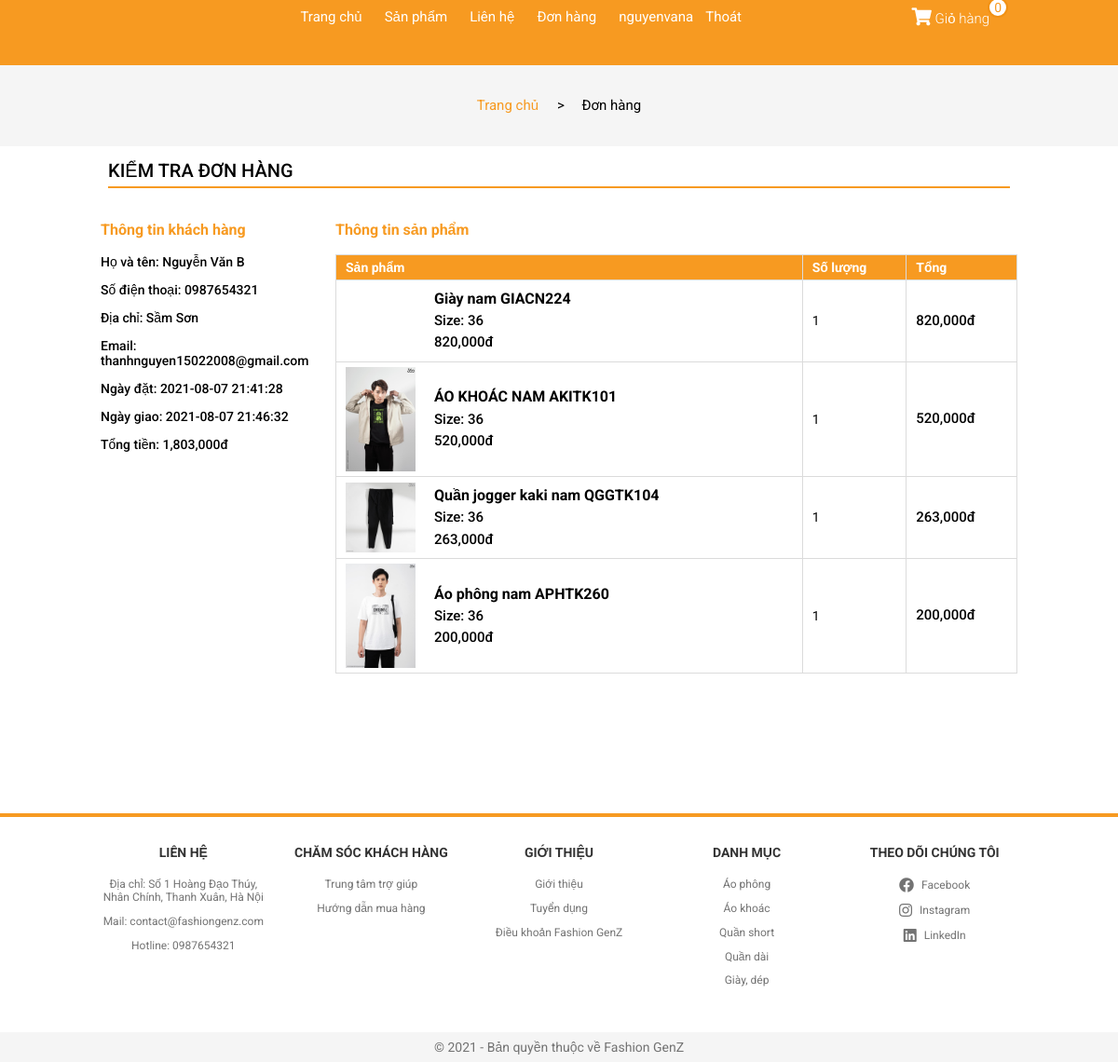
The page /?controller=chitietdonhang&id=227934 (signed in) on the database its author committed.
### tables this page shows
CREATE TABLE `user_info` (
  `id` int(11) NOT NULL,
  `username` varchar(50) DEFAULT NULL,
  `password` varchar(50) DEFAULT NULL,
  `fullname` varchar(100) DEFAULT NULL,
  `email` varchar(100) DEFAULT NULL,
  `phone` varchar(20) DEFAULT NULL,
  `address` varchar(200) DEFAULT NULL,
  `code` int(11) DEFAULT NULL
);

CREATE TABLE `user_order` (
  `id` int(11) NOT NULL,
  `fullname` varchar(100) DEFAULT NULL,
  `address` varchar(200) DEFAULT NULL,
  `email` varchar(100) DEFAULT NULL,
  `phone` varchar(20) DEFAULT NULL,
  `amount` int(11) DEFAULT NULL,
  `status` int(11) DEFAULT NULL,
  `time_order` datetime DEFAULT NULL,
  `time_delivered` datetime DEFAULT NULL,
  `user_id` int(11) DEFAULT NULL
);

CREATE TABLE `user_order_detail` (
  `id` int(11) NOT NULL,
  `order_id` int(11) DEFAULT NULL,
  `product_id` int(11) DEFAULT NULL,
  `qty` int(11) DEFAULT NULL,
  `price` int(11) DEFAULT NULL,
  `amount` int(11) DEFAULT NULL,
  `size` varchar(10) DEFAULT NULL
);

CREATE TABLE `product` (
  `id` int(11) NOT NULL,
  `name` varchar(200) DEFAULT NULL,
  `price` int(11) DEFAULT NULL,
  `image` varchar(200) DEFAULT NULL,
  `description` varchar(1000) DEFAULT NULL,
  `qty` int(11) DEFAULT NULL,
  `catalog` int(11) DEFAULT NULL,
  `total_rate` float DEFAULT NULL,
  `rate_times` int(11) DEFAULT NULL,
  `image2` varchar(200) DEFAULT NULL,
  `image3` varchar(200) DEFAULT NULL,
  `image4` varchar(200) DEFAULT NULL
);

### View/V-chitietdonhang.php (the view, shortened to what the rows shown need)
<!DOCTYPE html>
<html lang="en">
<head>
    <link rel="stylesheet" href="./Assets/Css/grid.css">
    <link rel="stylesheet" href="./Assets/Css/responsive.css">
    <link rel="stylesheet" href="./Assets/Css/main.css">
    <link rel="stylesheet" href="./Assets/Css/base.css">
    <link rel="stylesheet" href="https://cdnjs.cloudflare.com/ajax/libs/normalize/8.0.1/normalize.min.css" />
    <link rel="stylesheet" href="./Assets/Fonts/fontawesome-free-5.15.3-web/css/all.min.css">
</head>
<body>
        <div class="app">
            <header class="header">
                <div class="grid wide">
                    <nav class="header__navbar">
                        <ul class="header__navbar-list hide-on-mobile-tablet">
                            <li class="header__navbar-item">
                                <a href="?controller=trangchu" class="header__navbar-link">
                                    Trang chủ
                                </a>
                            </li>
                            <li class="header__navbar-item header__navbar-item-has-category">
                                <a href="?controller=sanpham" class="header__navbar-link">
                                    Sản phẩm
                                </a>
                            </li>
                            <li class="header__navbar-item">
                                <a href="?controller=lienhe" class="header__navbar-link">
                                    Liên hệ
                                </a>
                            </li>
                            <li class="header__navbar-item">
                                <a href="?controller=donhang" class="header__navbar-link">
                                    Đơn hàng
                                </a>
                            </li>
                            <?php
                                if(isset($_SESSION['customer']) && $_SESSION['customer'] != NULL){
                            ?>
                            <li class="header__navbar-item">
                               <a href="?controller=thongtinkhachhang" style="margin-left: 12px;
                                                  text-decoration: none;
                                                  padding: 0 6px;
                                                  font-size: 1.5rem;
                                                  color: var(--white-color);"> <?php echo $user[0]['username']?></a><a href="?controller=dangxuat" style="margin-left: 1px;" class="header__navbar-link">Thoát</a>
                            </li>
                            <?php } ?>
                        </ul>
                        <div class="header__navbar-cart">
                         <div class="header__navbar-cart-wrap">
                         <span class="header__navbar-cart-qty"><?php echo $_SESSION['qty'] ?></span>
                                <a href="?controller=giohang" class="header__navbar-cart-link">
                                    <i class="header__navbar-cart-icon fas fa-shopping-cart"></i>
                                    Giỏ hàng
                                </a>
                            </div>
                        </div>
                    </nav>
                </div>
            </header>
            <div class="content">
                <div class="account">
                    <div class="grid">
                        <div class="account__location">
                            <div>
                                <a class="accout__location-home" href="?controller=trangchu">Trang chủ</a>
                            </div>
                            <div>
                                <p class="accout__location-current"> > &nbsp;&nbsp;&nbsp; Đơn hàng</p>
                            </div>
                        </div>
                    </div>
                    <div class="grid wide">
                        <div class="row">
                            <div class="col l-12 m-12 c-12">
                            <div class="account__heading">Kiểm tra đơn hàng</div>
                                <div style="margin-top: 20px; margin-bottom: 50px;" class="row">
                                    <div class="col l-3 m-12 c-12">
                                        <div class="package__info-user">
                                            <h3 class="package__info-user-heading">Thông tin khách hàng</h3>
                                            <p class="package__info-user-show">Họ và tên: <?php echo $package[0]['fullname'] ?></p>
                                            <p class="package__info-user-show">Số điện thoại: <?php echo $package[0]['phone'] ?></p>
                                            <p class="package__info-user-show">Địa chỉ: <?php echo $package[0]['address'] ?></p>
                                            <p class="package__info-user-show">Email: <?php echo $package[0]['email'] ?></p>
                                            <p class="package__info-user-show">Ngày đặt: <?php echo $package[0]['time_order'] ?></p>
                                            <p class="package__info-user-show">Ngày giao: <?php echo $package[0]['time_delivered'] ?></p>
                                            <p class="package__info-user-show">Tổng tiền: <?php echo number_format($package[0]['amount']) ?>đ</p>
                                        </div>
                                    </div>
                                    <div class="col l-9 m-12m c-12">
                                        <h3 class="package__info-user-heading">Thông tin sản phẩm</h3>
                                        <div class="cart-table">
                                            <table>
                                                <thead>
                                                    <tr>
                                                        <th>Sản phẩm</th>
                                                        <th>Số lượng</th>
                                                        <th>Tổng</th>
                                                    </tr>
                                                </thead>
                                                <tbody>
                                                    <?php
                                                        foreach ($package_details as $key => $value){
                                                        $product_detail = $database->get('product',array('id'=>$value['product_id']));
                                                    ?>
                                                        <tr>
                                                            <td>
                                                                <div class="cart-product">
                                                                    <img src="<?php echo $product_detail[0]['image'] ?>" alt="" class="cart-product__img">
                                                                    <div class="cart-product__info">
                                                                        <p class="cart-product__info-name"><?php echo $product_detail[0]['name'] ?></p>
                                                                        <p class="cart-product__info-size">Size: <?php echo $value['size'] ?></p>
                                                                        <p class="cart-product__info-price"><?php echo number_format($value['price']) ?>đ</p>
                                                                    </div>
                                                                </div>
                                                            </td>
                                                            <td>
                                                                <div class="cart-product__qty">
                                                                    <p class="cart-product__qty-info"><?php echo $value['qty'] ?></p>
                                                                </div>
                                                            </td>
                                                            <td>
                                                                <p class="cart-product__total"><?php echo number_format($value['amount']) ?>đ</p>
                                                            </td>
                                                        </tr>
                                                    <?php } ?>
                                                </tbody>
                                            </table>
                                        </div>
                                    </div>
                                </div>
                            </div>
                        </div>
                    </div>
                </div>
            </div>
            <footer class="footer">
            <div class="grid wide footer__content">
                    <div class="row">
                        <div class="col l-2-4 m-4 c-6">
                            <h3 class="footer__heading">Liên hệ</h3>
                            <ul class="footer__list">
                                <li class="footer__list-item">
                                    <p class="footer__list-item-link">Địa chỉ: Số 1 Hoàng Đạo Thúy, Nhân Chính, Thanh Xuân, Hà Nội</p>
                                </li>
                                <li class="footer__list-item">
                                    <p class="footer__list-item-link">Mail: contact@fashiongenz.com</p>
                                </li>
                                <li class="footer__list-item">
                                    <p class="footer__list-item-link">Hotline: 0987654321</p>
                                </li>
                            </ul>
                        </div>
                        <div class="col l-2-4 m-4 c-6">
                            <h3 class="footer__heading">Chăm sóc khách hàng</h3>
                            <ul class="footer__list">
                                <li class="footer__list-item">
                                    <a href="#" class="footer__list-item-link">Trung tâm trợ giúp</a>
                                </li>
                                <li class="footer__list-item">
                                    <a href="#" class="footer__list-item-link">Hướng dẫn mua hàng</a>
                                </li>
                            </ul>
                        </div>
                        <div class="col l-2-4 m-4 c-6">
                            <h3 class="footer__heading">Giới thiệu</h3>
                            <ul class="footer__list">
                                <li class="footer__list-item">
                                    <a href="#" class="footer__list-item-link">Giới thiệu</a>
                                </li>
                                <li class="footer__list-item">
                                    <a href="#" class="footer__list-item-link">Tuyển dụng</a>
                                </li>
                                <li class="footer__list-item">
                                    <a href="#" class="footer__list-item-link">Điều khoản Fashion GenZ</a>
                                </li>
                            </ul>
                        </div>
                        <div class="col l-2-4 m-4 c-6">
                            <h3 class="footer__heading">Danh mục</h3>
                            <ul class="footer__list">
                                <li class="footer__list-item">
                                    <a href="#" class="footer__list-item-link">Áo phông</a>
                                </li>
                                <li class="footer__list-item">
                                    <a href="#" class="footer__list-item-link">Áo khoác</a>
                                </li>
                                <li class="footer__list-item">
                                    <a href="#" class="footer__list-item-link">Quần short</a>
                                </li>
                                <li class="footer__list-item">
                                    <a href="#" class="footer__list-item-link">Quần dài</a>
                                </li>
                                <li class="footer__list-item">
                                    <a href="#" class="footer__list-item-link">Giày, dép</a>
                                </li>
                            </ul>
                        </div>
                        <div class="col l-2-4 m-4 c-6">
                            <h3 class="footer__heading">Theo dõi chúng tôi</h3>
                            <ul class="footer__list">
                                <li class="footer__list-item">
                                    <a href="#" class="footer__list-item-link"><i class="footer__list-item-icon fab fa-facebook"></i> Facebook</a>
                                </li>
                                <li class="footer__list-item">
                                    <a href="#" class="footer__list-item-link"><i class="footer__list-item-icon fab fa-instagram"></i> Instagram</a>
                                </li>
                                <li class="footer__list-item">
                                    <a href="#" class="footer__list-item-link"><i class="footer__list-item-icon fab fa-linkedin"></i> LinkedIn</a>
                                </li>
                            </ul>
                        </div>
                    </div>
                </div>
                <div class="footer__copryright">
                    <div class="grid wide">
                        <div class="row">
                            <p class="footer__copryright-text">© 2021 - Bản quyền thuộc về Fashion GenZ</p>
                        </div>
                    </div>
                </div>
            </footer>
        </div>
</body>
</html>

### rows shown on the page
user_info: username "nguyenvana"
user_order: fullname "Nguyễn Văn B", phone "0987654321", address "Sầm Sơn", email "thanhnguyen15022008@gmail.com", time_order "2021-08-07 21:41:28", time_delivered "2021-08-07 21:46:32", amount "1,803,000"
user_order_detail: product.name "Giày nam GIACN224", size "36", price "820,000", qty "1", amount "820,000"
user_order_detail: product.image (picture), product.name "ÁO KHOÁC NAM AKITK101", size "36", price "520,000", qty "1", amount "520,000"
user_order_detail: product.image (picture), product.name "Quần jogger kaki nam QGGTK104", size "36", price "263,000", qty "1", amount "263,000"
user_order_detail: product.image (picture), product.name "Áo phông nam APHTK260", size "36", price "200,000", qty "1", amount "200,000"

### other values the page prints
$_SESSION['qty'] "0"
